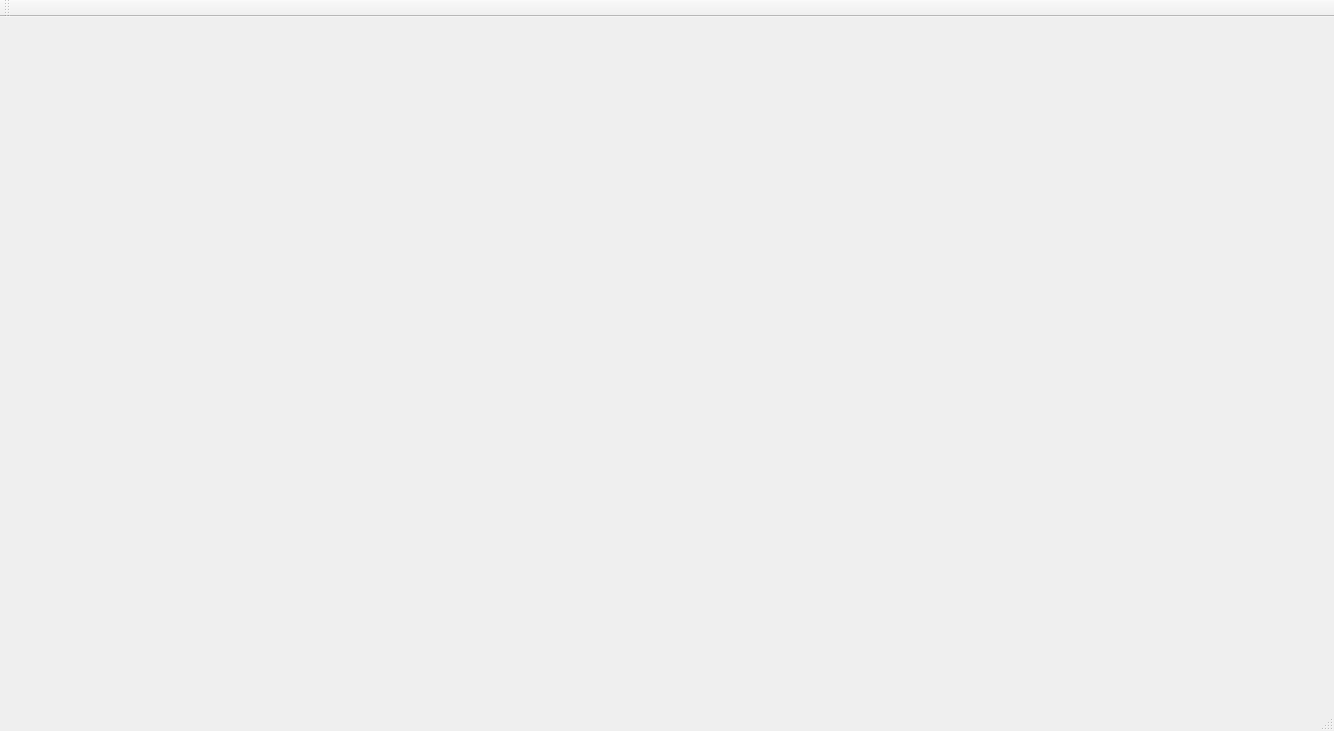
<?xml version="1.0" encoding="UTF-8"?>
<ui version="4.0">
 <class>MainWindow</class>
 <widget class="QMainWindow" name="MainWindow">
  <property name="geometry">
   <rect>
    <x>0</x>
    <y>0</y>
    <width>1334</width>
    <height>731</height>
   </rect>
  </property>
  <property name="windowTitle">
   <string>MainWindow</string>
  </property>
  <widget class="QWidget" name="centralWidget"/>
  <widget class="QMenuBar" name="menuBar">
   <property name="geometry">
    <rect>
     <x>0</x>
     <y>0</y>
     <width>1334</width>
     <height>25</height>
    </rect>
   </property>
  </widget>
  <widget class="QToolBar" name="mainToolBar">
   <attribute name="toolBarArea">
    <enum>TopToolBarArea</enum>
   </attribute>
   <attribute name="toolBarBreak">
    <bool>false</bool>
   </attribute>
  </widget>
  <widget class="QStatusBar" name="statusBar"/>
 </widget>
 <layoutdefault spacing="6" margin="11"/>
 <resources/>
 <connections/>
</ui>
